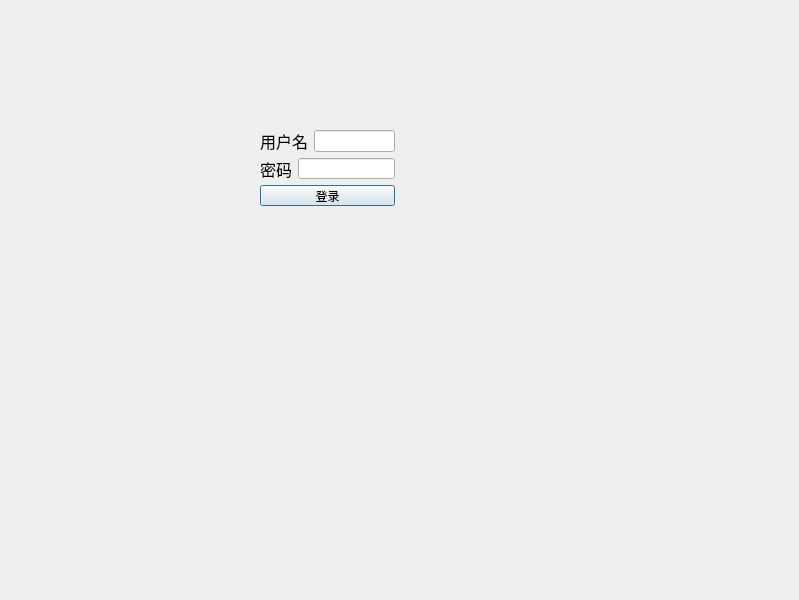
<?xml version="1.0" encoding="UTF-8"?>
<ui version="4.0">
 <class>LoginDialog</class>
 <widget class="QDialog" name="LoginDialog">
  <property name="geometry">
   <rect>
    <x>0</x>
    <y>0</y>
    <width>799</width>
    <height>600</height>
   </rect>
  </property>
  <property name="windowTitle">
   <string>Login</string>
  </property>
  <widget class="QWidget" name="layoutWidget">
   <property name="geometry">
    <rect>
     <x>260</x>
     <y>130</y>
     <width>135</width>
     <height>76</height>
    </rect>
   </property>
   <layout class="QGridLayout" name="gridLayout">
    <item row="1" column="0">
     <layout class="QHBoxLayout" name="horizontalLayout_2">
      <item>
       <widget class="QLabel" name="label_userpassword">
        <property name="font">
         <font>
          <pointsize>12</pointsize>
         </font>
        </property>
        <property name="text">
         <string>密码</string>
        </property>
       </widget>
      </item>
      <item>
       <widget class="QLineEdit" name="passwordEdit"/>
      </item>
     </layout>
    </item>
    <item row="2" column="0">
     <widget class="QPushButton" name="loginButton">
      <property name="text">
       <string>登录</string>
      </property>
     </widget>
    </item>
    <item row="0" column="0">
     <layout class="QHBoxLayout" name="horizontalLayout">
      <item>
       <widget class="QLabel" name="label_username">
        <property name="sizePolicy">
         <sizepolicy hsizetype="Preferred" vsizetype="Preferred">
          <horstretch>2</horstretch>
          <verstretch>0</verstretch>
         </sizepolicy>
        </property>
        <property name="font">
         <font>
          <pointsize>12</pointsize>
         </font>
        </property>
        <property name="text">
         <string>用户名</string>
        </property>
       </widget>
      </item>
      <item>
       <widget class="QLineEdit" name="usernameEdit"/>
      </item>
     </layout>
    </item>
   </layout>
  </widget>
 </widget>
 <resources/>
 <connections/>
</ui>
